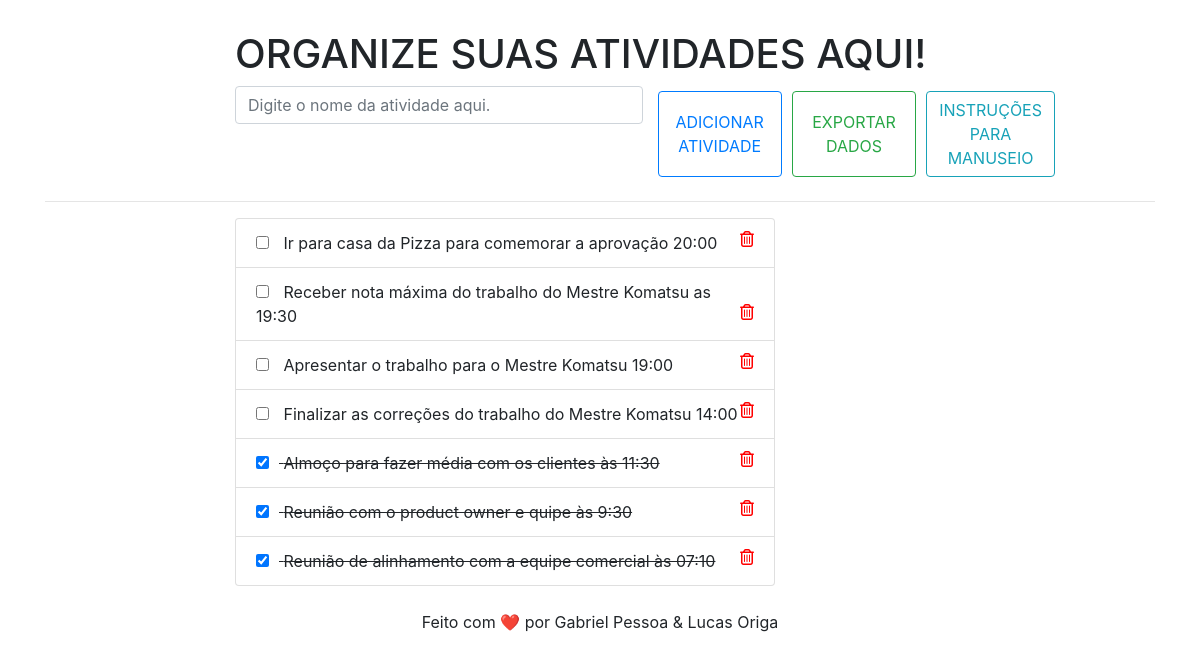
The page /todos/ on the database its author committed.
### todos/models.py (models this page shows, shortened)
class Todo(models.Model):
    title = models.CharField(max_length=100)
    created_at = models.DateTimeField('Created', auto_now_add=True)
    update_at = models.DateTimeField('Updated', auto_now=True)
    isCompleted = models.BooleanField(default=False)

### todos/views.py (the view)
# urls.py: path('', views.IndexView.as_view(), name='index'),
class IndexView(generic.ListView):
    template_name = 'todos/index.html'
    context_object_name = 'todo_list'
    def get_queryset(self):
        return Todo.objects.order_by('-created_at')

### todos/templates/todos/index.html (shortened to what this page needs)
{% extends 'todos/base.html' %}
{% block content %}
<div class="container">
  <div class="row">
    <div class="offset-md-2 col-lg-9">
      <div class="page-header">
        <h1>
          ORGANIZE SUAS ATIVIDADES AQUI!
        </h1>
      </div>
    </div>
  </div>
  <div class="row">
    <div class="offset-md-2 col-lg-9">
      <form method="post" action="{% url 'todos:add' %}">
        <div class="form-row">
          <div class="col-md-6">
            <input type="text" class="form-control" name="title" placeholder="Digite o nome da atividade aqui." required>
          </div>
          <div class="col-md-6">
            <div class="button-container">
              <button type="submit" name="submit" class="btn btn-outline-primary mb-2">
                ADICIONAR ATIVIDADE
              </button>
              <button type="button" class="btn btn-outline-success mb-2" onclick="window.location.href='{% url 'todos:todos_export' %}'">
                EXPORTAR DADOS
              </button>
              <button type="button" class="btn btn-outline-info mb-2" onclick="showInstructions();">
                INSTRUÇÕES PARA MANUSEIO
              </button>
            </div>
          </div>
        </div>
      </form>
    </div>
  </div>
  <hr />
  <div class="row">
    <div class="offset-md-2 col-lg-6">
      <div class="list-group">
        {% for todo in todo_list %}
        <div class="list-group-item {% if todo.isCompleted %} todo-complete {% endif %}">
          <form style="display: inline;" method="post" action="{% url 'todos:update' todo.id %}">
            <input type="checkbox" name="isCompleted" onchange="this.form.submit()" {% if todo.isCompleted %} checked {% endif %}
              class="todo-status-checkbox"
              title="{% if not todo.isCompleted %} marcar como concluído {% else %} desmarcar {% endif %}">
          </form>
          {{ todo.title }}
          <a href="{% url 'todos:delete' todo.id %}" title="Excluir">
            <i class="far fa-trash-alt"></i>
          </a>
        </div>
        {% endfor %}
      </div>
    </div>
  </div>
</div>
<footer class="text-center mt-4">
  <p>Feito com ❤️ por Gabriel Pessoa & Lucas Origa</p>
</footer>
{% endblock %}

### todos/templates/todos/base.html (shortened to what this page needs)
{% load static %}
<!doctype html>
<html lang="en">
  <head>
    <link rel="stylesheet" href="https://stackpath.bootstrapcdn.com/bootstrap/4.4.1/css/bootstrap.min.css">
    <link rel="stylesheet" href="{% static 'css/style.css' %}">
  </head>
  <body>
    {% block content %}
    {% endblock %}
  </body>
</html>

### staticfiles/css/style.css (style rules this page uses)
.page-header { margin-top: 30px; }
.fa-trash-alt { color: red; float: right; cursor: pointer; }
.todo-complete { text-decoration: line-through; }
.todo-status-checkbox { cursor: pointer; margin-right: 10px; }
.button-container { display: flex; justify-content: space-between; flex-wrap: wrap; }
.button-container .btn { flex: 1; margin: 5px; }

### rows shown on the page
Todo: title "Ir para casa da Pizza para comemorar a aprovação 20:00"
Todo: title "Receber nota máxima do trabalho do Mestre Komatsu as 19:30"
Todo: title "Apresentar o trabalho para o Mestre Komatsu 19:00"
Todo: title "Finalizar as correções do trabalho do Mestre Komatsu 14:00"
Todo: isCompleted "☑", title "Almoço para fazer média com os clientes às 11:30"
Todo: isCompleted "☑", title "Reunião com o product owner e quipe às 9:30"
Todo: isCompleted "☑", title "Reunião de alinhamento com a equipe comercial às 07:10"
